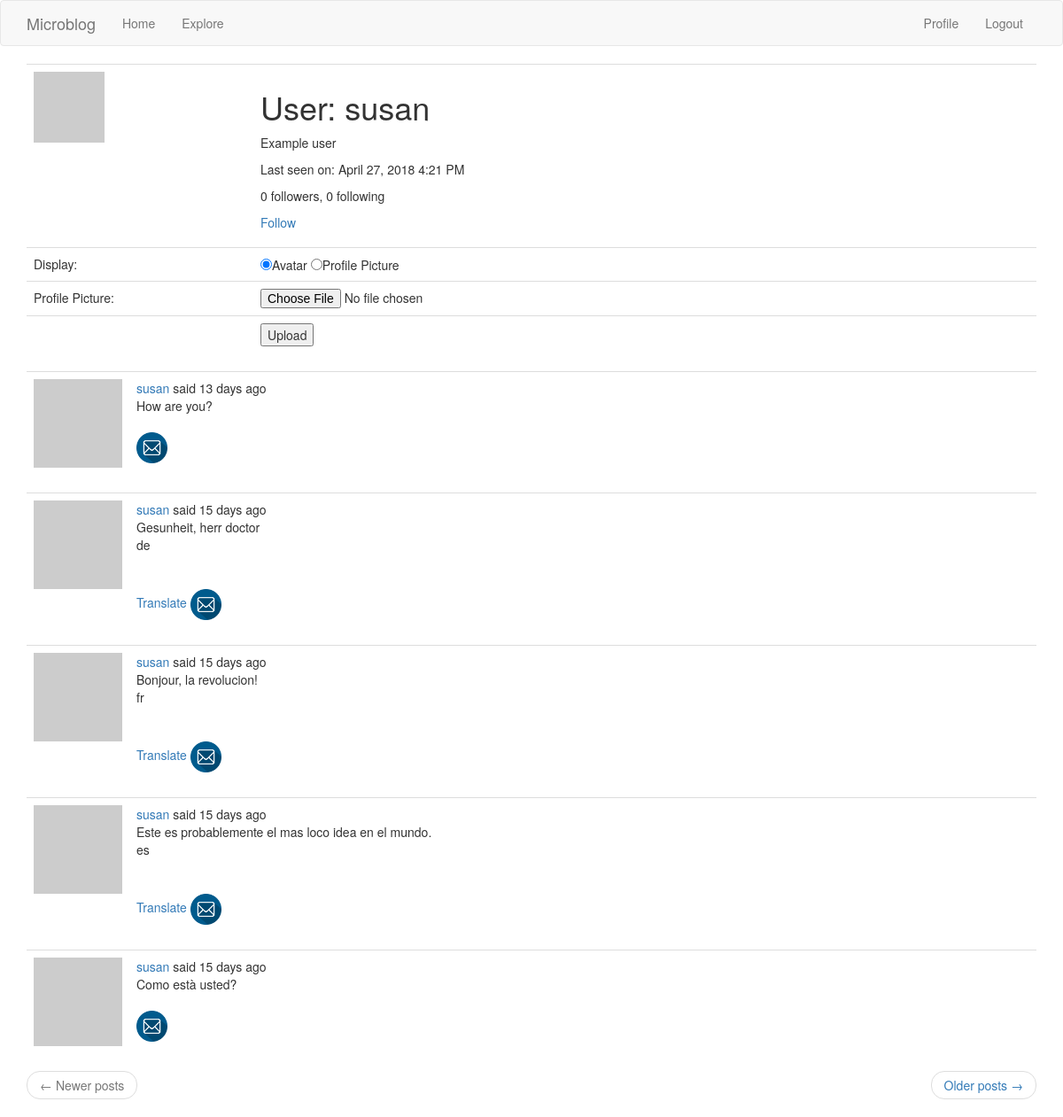
/user/susan (signed in), run on the app's committed database.
### app/models.py (models this page shows, shortened)
class User(UserMixin, db.Model):
	id = db.Column(db.Integer, primary_key=True)
	username = db.Column(db.String(64), index=True, unique=True)
	email = db.Column(db.String(120), index=True, unique=True)
	password_hash = db.Column(db.String(128))
	posts = db.relationship('Post', backref='author', lazy='dynamic')
	about_me = db.Column(db.String(140))
	displayProfilePicture = db.Column(db.Boolean,default=False)
	last_seen = db.Column(db.DateTime, default=datetime.utcnow)
	followed = db.relationship(
        'User', secondary=followers,
        primaryjoin=(followers.c.follower_id == id),
        secondaryjoin=(followers.c.followed_id == id),
        backref=db.backref('followers', lazy='dynamic'), lazy='dynamic')
	def avatar(self, size):
		digest = md5(self.email.lower().encode('utf-8')).hexdigest()
		return 'https://www.gravatar.com/avatar/{}?d=identicon&s={}'.format(digest, size)
	def is_following(self, user):
		return self.followed.filter(followers.c.followed_id == user.id).count() > 0

class Post(db.Model):
    id = db.Column(db.Integer, primary_key=True)
    body = db.Column(db.String(140))
    timestamp = db.Column(db.DateTime, index=True, default=datetime.utcnow)
    user_id = db.Column(db.Integer, db.ForeignKey('user.id'))
    language = db.Column(db.String(5))

### app/routes.py (the view)
@app.route('/user/<username>')
@login_required
def user(username):
    user = User.query.filter_by(username=username).first_or_404()
    page = request.args.get('page', 1, type=int)
    posts = user.posts.order_by(Post.timestamp.desc()).paginate(
        page, app.config['POSTS_PER_PAGE'], False)
    next_url = url_for('user', username=user.username, page=posts.next_num) \
        if posts.has_next else None
    prev_url = url_for('user', username=user.username, page=posts.prev_num) \
        if posts.has_prev else None
    return render_template('user.html', user=user, posts=posts.items,
                           next_url=next_url, prev_url=prev_url)

### app/models.py (called while the page is built)
@login.user_loader
def load_user(id):
	return User.query.get(int(id))

### app/routes.py (called while the page is built)
@app.before_request
def before_request():
    if current_user.is_authenticated:
        current_user.last_seen = datetime.utcnow()
        db.session.commit()
    g.locale = str(get_locale())

### app/templates/user.html
{% extends "base.html" %}
{% block app_content %}
	<form action="/uploadpicture" method="post" enctype='multipart/form-data'>
		<table class="table table-hover">
			<tr>
				<td width="256px" style="max-width:256px;">{% if user.displayProfilePicture == None or user.displayProfilePicture == False %}<img src="{{ user.avatar(240) }}">
				{% else %}
				<img width="240px" height="240px" src="{{ url_for('profilepictures',path=user.username+'.png') }}">
				{% endif %}</td>
				<td>
					<h1>{{ _('User') }}: {{ user.username }}</h1>
					{% if user.about_me %}<p>{{ user.about_me }}</p>{% endif %}
					{% if user.last_seen %}
					<p>{{ _('Last seen on') }}: {{ moment(user.last_seen).format('LLL') }}</p>
					{% endif %}
					<p>{{ _('%(count)d followers', count=user.followers.count()) }}, {{ _('%(count)d following', count=user.followed.count()) }}</p>
					{% if user == current_user %}
					<p><a href="{{ url_for('edit_profile') }}">{{ _('Edit your profile') }}</a></p>
					{% elif not current_user.is_following(user) %}
					<p><a href="{{ url_for('follow', username=user.username) }}">{{ _('Follow') }}</a></p>
					{% else %}
					<p><a href="{{ url_for('unfollow', username=user.username) }}">{{ _('Unfollow') }}</a></p>
					{% endif %}
				</td>
			</tr>
			<tr>
				<td>Display:</td>
				<td>
					<input type="radio" id="profilepic1" name="profilepic" value="Avatar" {% if user.displayProfilePicture == None or user.displayProfilePicture == False %}checked{% else %}false{% endif %}>Avatar</input>
					<input type="radio" id="profilepic2" name="profilepic" value="ProfilePic" {% if user.displayProfilePicture == True %}checked{% else %}false{% endif %}>Profile Picture</input>
				</td>
			</tr>
			<tr>
				<td>Profile Picture:</td>
				<td>
					<input type="file" name="photo" id="photo"/>
				</td>
			</tr>
			<tr>
				<td></td>
				<td><input type="submit" value="Upload" /></td>
			</tr>
		</table>
	</form>
    {% for post in posts %}
        {% include '_post.html' %}
    {% endfor %}
    <nav aria-label="...">
        <ul class="pager">
            <li class="previous{% if not prev_url %} disabled{% endif %}">
                <a href="{{ prev_url or '#' }}">
                    <span aria-hidden="true">&larr;</span> {{ _('Newer posts') }}
                </a>
            </li>
            <li class="next{% if not next_url %} disabled{% endif %}">
                <a href="{{ next_url or '#' }}">
                    {{ _('Older posts') }} <span aria-hidden="true">&rarr;</span>
                </a>
            </li>
        </ul>
    </nav>
{% endblock %}

### app/templates/base.html (shortened to what this page needs)
{% extends 'bootstrap/base.html' %}
{% block navbar %}
    <nav class="navbar navbar-default">
        <div class="container">
            <div class="navbar-header">
                <a class="navbar-brand" href="{{ url_for('index') }}">Microblog</a>
            </div>
            <div class="collapse navbar-collapse" id="bs-example-navbar-collapse-1">
                <ul class="nav navbar-nav">
                    <li><a href="{{ url_for('index') }}">{{ _('Home') }}</a></li>
                    <li><a href="{{ url_for('explore') }}">{{ _('Explore') }}</a></li>
                </ul>
                <ul class="nav navbar-nav navbar-right">
                    {% if current_user.is_anonymous %}
                    <li><a href="{{ url_for('login') }}">{{ _('Login') }}</a></li>
                    {% else %}
                    <li><a href="{{ url_for('user', username=current_user.username) }}">{{ _('Profile') }}</a></li>
                    <li><a href="{{ url_for('logout') }}">{{ _('Logout') }}</a></li>
                    {% endif %}
                </ul>
            </div>
        </div>
    </nav>
{% endblock %}
{% block content %}
    <div class="container">
        {% block app_content %}{% endblock %}
    </div>
{% endblock %}

### app/templates/_post.html (shortened to what this page needs)
    <table class="table table-hover">
        <tr>
            <td width="70px">
                <a href="{{ url_for('user', username=post.author.username) }}">
					<img width="100px" height="100px" src="{{ url_for('profilepictures',path=post.author.username+'.png') }}" onerror="this.src='{{ post.author.avatar(70) }}'">
                </a>
            </td>
            <td>
                {{ _('%(username)s said %(when)s',
                    username=user_link, when=moment(post.timestamp).fromNow()) }}
                <br>
                <span id="post{{ post.id }}">{{ post.body }}</span>
                <br>
                <span>{{post.language}}</span>
                <br>
                {% if post.language and post.language != g.locale %}
                <br><br>
                <span id="translation{{ post.id }}">
                    <a href="javascript:translate(
                                '#post{{ post.id }}',
                                '#translation{{ post.id }}',
                                '{{ post.language }}',
                                '{{ g.locale }}');">{{ _('Translate') }}</a>
                </span>
                {% endif %}
				<span>
					<a href="{{ url_for('sendemail', post=post.id) }}">
						<img src="{{ url_for('loadimage', filename='email-icon.png') }}" width="35" height="35"/>
					</a>
				</span>
            </td>
        </tr>
    </table>

### data on the page
User: username "susan", about_me "Example user", last_seen "April 27, 2018 4:21 PM", displayProfilePicture "☑"
Post: body "How are you?"
Post: body "Gesunheit, herr doctor", language "de"
Post: body "Bonjour, la revolucion!", language "fr"
Post: body "Este es probablemente el mas loco idea en el mundo.", language "es"
Post: body "Como està usted?"
